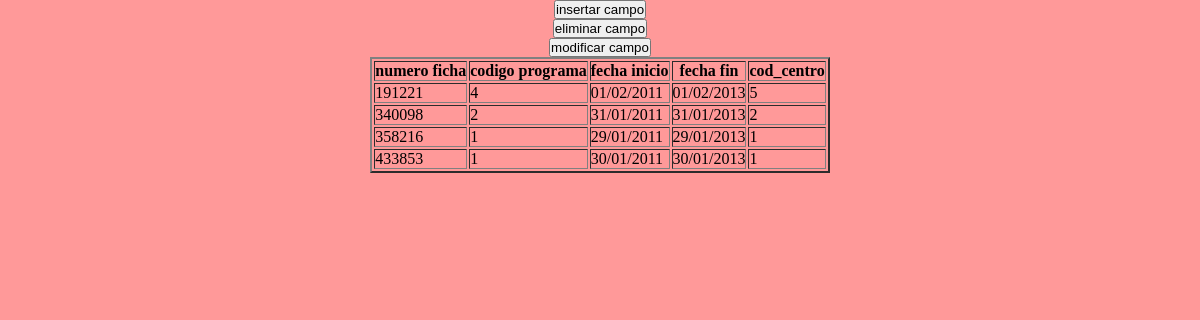
Screenshot of /consultaSQL/ficha.php with the database file from the repository.
### tables this page shows
CREATE TABLE IF NOT EXISTS `ficha` (
  `num_ficha` varchar(7) NOT NULL DEFAULT '',
  `cod_prog` varchar(4) DEFAULT NULL,
  `fecha_ini` varchar(10) DEFAULT NULL,
  `fecha_fin` varchar(10) DEFAULT NULL,
  `cod_centro` varchar(2) DEFAULT NULL,
  PRIMARY KEY (`num_ficha`),
  KEY `cod_prog` (`cod_prog`)
);

CREATE TABLE IF NOT EXISTS `programa` (
  `cod_prog` varchar(4) NOT NULL DEFAULT '',
  `des_prog` varchar(70) DEFAULT NULL,
  `estado` varchar(20) DEFAULT NULL,
  PRIMARY KEY (`cod_prog`)
);

### consultaSQL/ficha.php (the view, shortened to what this page needs)
<?php
class ficha {
    private $host,
            $dbname,
            $port,
            $user,
            $password,
            $driver,
            $connect;
    public function __construct($host, $dbname, $user, $password, $port = 3306, $driver = 'mysql') {
        $this->host = $host;
        $this->dbname = $dbname;
        $this->port = $port;
        $this->user = $user;
        $this->password = $password;
        $this->driver = $driver;
    }
    public function getInstance() {
        if (!$this->connect) {
            try {
                $dsn = $this->driver
                        . ':host=' . $this->host
                        . ';dbname=' . $this->dbname
                        . ';port=' . $this->port;
                $this->connect = new PDO($dsn, $this->user, $this->password);
            } catch (PDOException $exc) {
                echo $exc->getMessage();
            }
        }
        return $this->connect;
    }
}
try {
    $objDB = new ficha('localhost', 'bddesercion', 'root', 'Sena2014');
$sql = "SELECT num_ficha,cod_prog,fecha_ini,fecha_fin,cod_centro FROM programa natural join ficha natural join centro";
$arrData = $objDB->getInstance()
        ->query($sql)
        ->fetchAll(PDO::FETCH_ASSOC);
$row = null;
print_r($row);
} catch (PDOException $ex) {
    echo $exc->getmessage();
}
?>
<html>
<head>
        <link rel="stylesheet" href="css/miestilo.css">
</head>
<body><center><form method="post" action="inser-ficha.php" name="form">
    <input type="submit" value="insertar campo"> </form>
    <form method="post" action="elim-ficha.php" name="form">
    <input type="submit" value="eliminar campo"> </form>
    <form method="post" action="modi-ficha.php" name="form">
    <input type="submit" value="modificar campo"> </form>
<table border='2' align="center">
  <tr><th>numero ficha</th>
  <th>codigo programa</th>
    <th>fecha inicio</th>
    <th>fecha fin</th>
    <th>cod_centro</th>
    </tr>
    <?php foreach($arrData as $row): ?>
<tr><td><?php echo $row['num_ficha']?></td><td><?php echo $row['cod_prog']?></td>
<td><?php echo $row['fecha_ini']?></td><td><?php echo $row['fecha_fin']?></td>
<td><?php echo $row['cod_centro']?></td>
</tr>
<?php endforeach ?>
</table>
</center>
</body>
</html>

### consultaSQL/css/miestilo.css (style rules this page uses)
* { margin: 0px; padding: 0px; }
body { text-align: center; background: #ff9999; }

### rows the page displays
ficha: num_ficha "191221", cod_prog.cod_prog "4", fecha_ini "01/02/2011", fecha_fin "01/02/2013", cod_centro "5"
ficha: num_ficha "340098", cod_prog.cod_prog "2", fecha_ini "31/01/2011", fecha_fin "31/01/2013", cod_centro "2"
ficha: num_ficha "358216", cod_prog.cod_prog "1", fecha_ini "29/01/2011", fecha_fin "29/01/2013", cod_centro "1"
ficha: num_ficha "433853", cod_prog.cod_prog "1", fecha_ini "30/01/2011", fecha_fin "30/01/2013", cod_centro "1"
